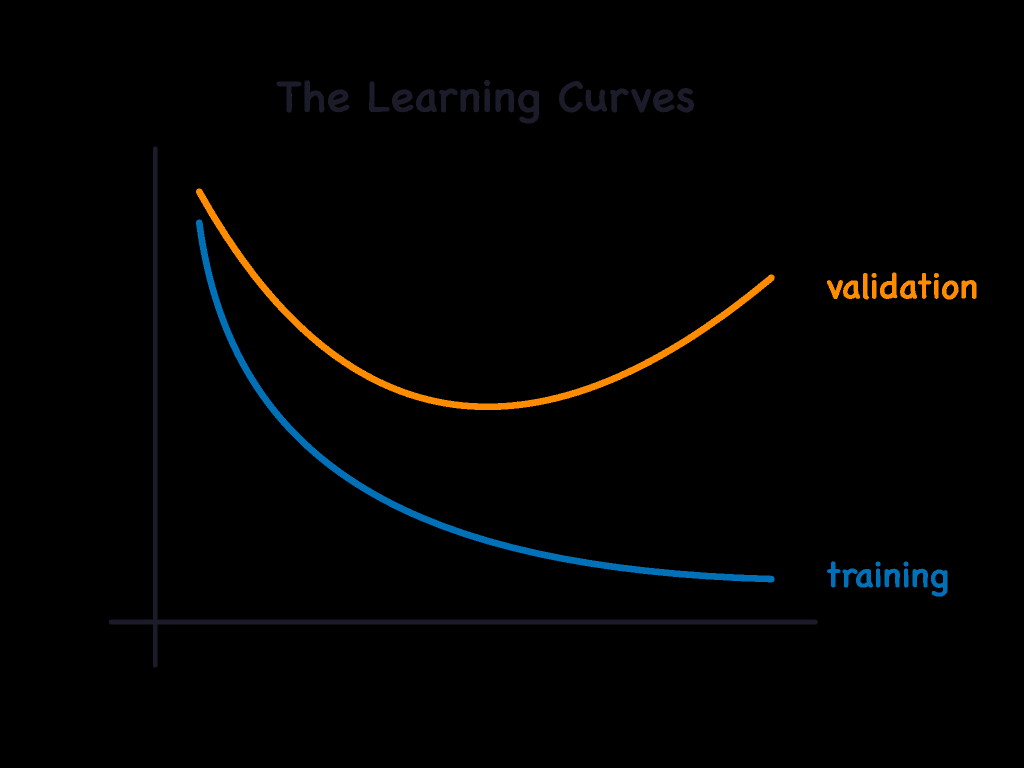
#> input picture python/library/mallampati_models/Overfit Curve.png, 2048 x 1536 px (shown at 1/2 size); its folder holds only this picture in this run
$ python -i hand_features.py   (imports and definitions only)
#> lines starting #> are read from the running program, lines starting #| are printed output that depends on the picture
import sys
sys.path.append('./data')
import matplotlib.pyplot as plt
import cv2 as cv
from skimage import data
import numpy as np
import os

# ==================================HOG特征======================================
#灰度图像gamma校正
def gamma(img):
    # [5 lines of commented-out code are left out]
    return np.power( img / 255.0, 1 )

#获取梯度值cell图像，梯度方向cell图像
def div( img, cell_x, cell_y, cell_w ):
    cell = np.zeros( shape = ( cell_x, cell_y, cell_w, cell_w ) )
    img_x = np.split( img, cell_x, axis = 0 )
    for i in range( cell_x ):
        img_y = np.split( img_x[i], cell_y, axis = 1 )
        for j in range( cell_y ):
            cell[i][j] = img_y [j]
    return cell

#获取梯度方向直方图图像，每个像素点有9个值
def get_bins( grad_cell, ang_cell ):
    bins = np.zeros( shape = ( grad_cell.shape[0], grad_cell.shape[1], 9 ) )
    for i in range( grad_cell.shape[0] ):
        for j in range( grad_cell.shape[1] ):
            binn = np.zeros(9)
            grad_list = np.int8( grad_cell[i,j].flatten() )#每个cell中的64个梯度值展平，并转为整数
            ang_list = ang_cell[i,j].flatten()#每个cell中的64个梯度方向展平)
            ang_list = np.int8( ang_list / 20.0 )#0-9
            ang_list[ ang_list >=9 ] = 0
            for m in range(len(ang_list)):
                binn[ang_list[m]] += int( grad_list[m] )#不同角度对应的梯度值相加，为直方图的幅值
            bins[i][j] = binn
    return bins

#计算图像HOG特征向量，长度为 36*13*13 = 6084
def hog( img, cell_x, cell_y, cell_w ):
    height, width = img.shape
    gradient_values_x = cv.Sobel( img, cv.CV_64F, 1, 0, ksize = 5 )#x方向梯度
    gradient_values_y = cv.Sobel( img, cv.CV_64F, 0, 1, ksize = 5 )#y方向梯度
    gradient_magnitude = np.sqrt( np.power( gradient_values_x, 2 ) + np.power( gradient_values_y, 2 ) )
    gradient_angle = np.arctan2( gradient_values_x, gradient_values_y )
    gradient_angle[ gradient_angle > 0 ] *= 180 / 3.14
    gradient_angle[ gradient_angle < 0 ] = ( gradient_angle[ gradient_angle < 0 ] + 3.14 ) *180 / 3.14

    grad_cell = div( gradient_magnitude, cell_x, cell_y, cell_w )
    ang_cell = div( gradient_angle, cell_x, cell_y, cell_w )
    bins = get_bins ( grad_cell, ang_cell )
    feature = []
    for i in range( cell_x - 1 ):
        for j in range( cell_y - 1 ):
            tmp = []
            tmp.append( bins[i,j] )
            tmp.append( bins[i+1,j] )
            tmp.append( bins[i,j+1] )
            tmp.append( bins[i+1,j+1] )
            tmp -= np.mean( tmp )
            feature.append( tmp.flatten() )
    return np.array( feature ).flatten()

def HOG_feature(img_path):
#> called with img_path = '../mallampati_models/Overfit Curve.png'
    img = cv.imread( img_path, cv.IMREAD_GRAYSCALE )
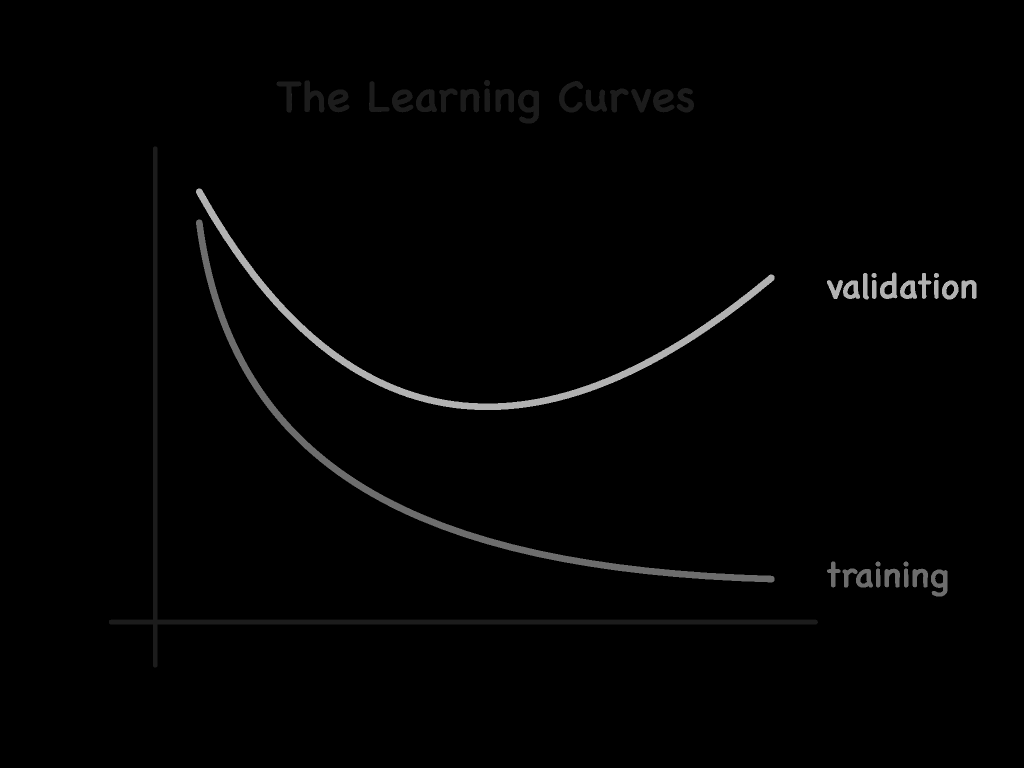
#> img: shape (1536, 2048) (shown at 1/2 size); min 0, max 241, mean 2.7
    resizeimg = cv.resize( img, ( 224, 224 ), interpolation = cv.INTER_CUBIC )
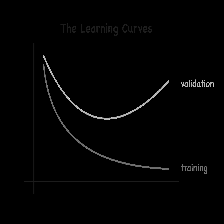
#> resizeimg: shape (224, 224); min 0, max 238, mean 2.7
    cell_w = 16
    cell_x = int( resizeimg.shape[0] / cell_w )#cell行数
#> cell_x = 14
    cell_y = int( resizeimg.shape[1] / cell_w )#cell列数
#> cell_y = 14
    gammaimg = gamma( resizeimg )*255
    feature = hog( gammaimg, cell_x, cell_y, cell_w )
#> in hog, `gradient_values_x = cv.Sobel( img, cv.CV_64F, 1, 0, ksize = 5 )#x方向梯度`:
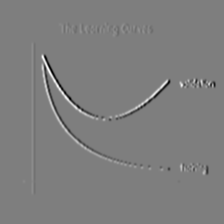
#> gradient_values_x: shape (224, 224) float64; min -7482, max 7568, mean 0; drawn with min black and max white
#> in hog, `gradient_values_y = cv.Sobel( img, cv.CV_64F, 0, 1, ksize = 5 )#y方向梯度`:
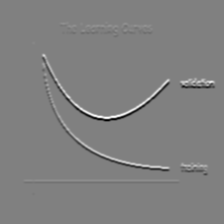
#> gradient_values_y: shape (224, 224) float64; min -8844, max 8694, mean 0; drawn with min black and max white
#> in hog, `gradient_magnitude = np.sqrt( np.power( gradient_values_x, 2 ) + np.po..`:
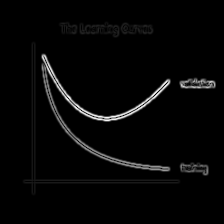
#> gradient_magnitude: shape (224, 224) float64; min 0, max 9023.5, mean 230; drawn with min black and max white
#> in hog, `gradient_angle = np.arctan2( gradient_values_x, gradient_values_y )`:
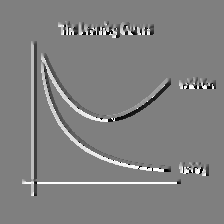
#> gradient_angle: shape (224, 224) float64; min -3.14, max 3.14, mean 0.0411; drawn with min black and max white
#> in hog, `gradient_angle[ gradient_angle < 0 ] = ( gradient_angle[ gradient_angl..`:
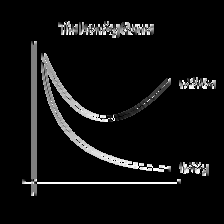
#> gradient_angle: shape (224, 224) float64; min -0.0683, max 180.1, mean 11.6; drawn with min black and max white
#> in div, `img_x = np.split( img, cell_x, axis = 0 )`: img_x = 14 items
#> after the loop in hog, `for i in range( cell_x - 1 ):`: feature = 169 items
#> feature = 6084 values, max 1867.5 at index 4720, min -5956.2 at index 5508, mean 2.26e-15
    feature = cv.normalize(feature,feature)
#> feature = 6084 values, max 0.0485 at index 4720, min -0.155 at index 5508, mean -1.98e-19
    return feature


# ========================================LBP特征=========================================
# [63 lines left out: functions lbp_basic, cal_basic_lbp, bin_to_decimal, show_basic_hist, LBP_feature, not called in this run]


# ==================================提取训练和测试数据的LBP HOG特征并保存=====================================
# [47 lines not run here, left out]

>>> result = HOG_feature('../mallampati_models/Overfit Curve.png')
#> result has the same summary as feature in HOG_feature
